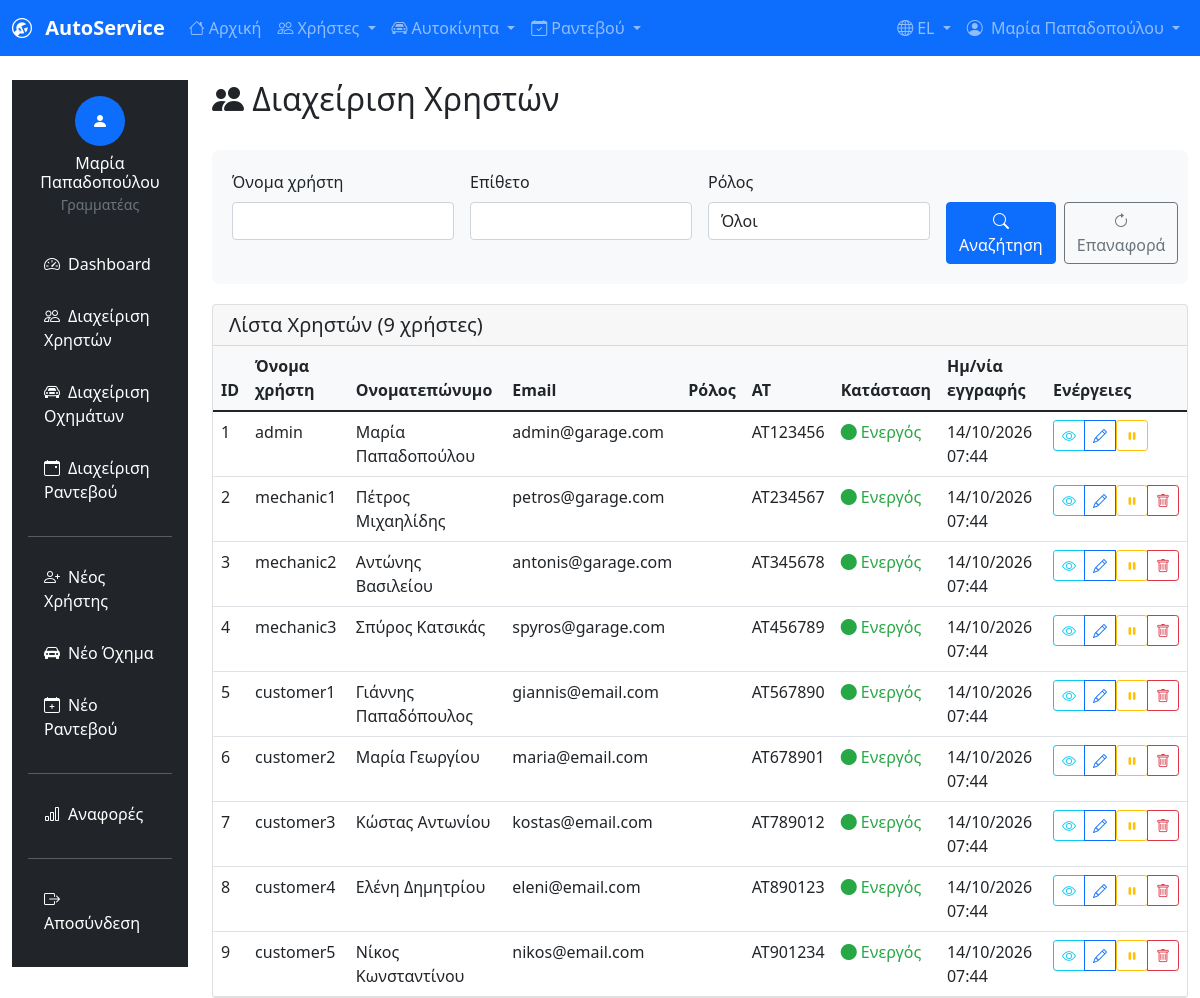
The app's page /users/user_management.php with its own data.
### tables this page shows
CREATE TABLE users (
    id INT PRIMARY KEY AUTO_INCREMENT,
    username VARCHAR(50) UNIQUE NOT NULL,
    email VARCHAR(100) UNIQUE NOT NULL,
    password VARCHAR(255) NOT NULL,
    first_name VARCHAR(50) NOT NULL,
    last_name VARCHAR(50) NOT NULL,
    id_number VARCHAR(20) UNIQUE NOT NULL COMMENT 'Αριθμός Ταυτότητας (ΑΤ)',
    role ENUM('customer', 'secretary', 'mechanic') NOT NULL,
    phone VARCHAR(15),
    is_active BOOLEAN DEFAULT FALSE COMMENT 'Λογαριασμός ανενεργός μέχρι ενεργοποίησης από γραμματέα',
    created_at TIMESTAMP DEFAULT CURRENT_TIMESTAMP,
    updated_at TIMESTAMP DEFAULT CURRENT_TIMESTAMP ON UPDATE CURRENT_TIMESTAMP,
    INDEX idx_username (username),
    INDEX idx_email (email),
    INDEX idx_role (role),
    INDEX idx_id_number (id_number)
);

### users/user_management.php (the view, shortened to what this page needs)
<?php
require_once '../config/database.php';
$search_username = $_GET['search_username'] ?? '';
$search_lastname = $_GET['search_lastname'] ?? '';
$where_conditions = [];
$params = [];
$where_clause = !empty($where_conditions) ? 'WHERE ' . implode(' AND ', $where_conditions) : '';
$query = "
    SELECT u.*,
           CASE
               WHEN u.role = 'customer' THEN CONCAT(u.first_name, ' ', u.last_name, ' (Πελάτης)')
               WHEN u.role = 'mechanic' THEN CONCAT(u.first_name, ' ', u.last_name, ' (Μηχανικός)')
               WHEN u.role = 'secretary' THEN CONCAT(u.first_name, ' ', u.last_name, ' (Γραμματέας)')
           END as display_name
    FROM users u
    {$where_clause}
    ORDER BY u.created_at DESC
";
$stmt = $pdo->prepare($query);
$stmt->execute($params);
$users = $stmt->fetchAll();
?>
<!DOCTYPE html>
<html lang="el">
<head>
    <link href="https://cdn.jsdelivr.net/npm/bootstrap@5.1.3/dist/css/bootstrap.min.css" rel="stylesheet">
    <link href="https://cdn.jsdelivr.net/npm/bootstrap-icons@1.8.1/font/bootstrap-icons.css" rel="stylesheet">
</head>
<body>
    <?php include '../includes/navbar.php'; ?>
    <div class="container-fluid mt-4">
        <div class="row">
            <div class="col-md-2">
                <?php include '../includes/sidebar.php'; ?>
            </div>
            <div class="col-md-10">
                <div class="d-flex justify-content-between align-items-center mb-4">
                    <h2><i class="bi bi-people-fill"></i> Διαχείριση Χρηστών</h2>
                </div>
                <form method="GET" class="search-form">
                    <div class="row g-3">
                        <div class="col-md-3">
                            <label for="search_username" class="form-label">Όνομα χρήστη</label>
                            <input type="text" class="form-control" id="search_username" name="search_username"
                                   value="<?php echo htmlspecialchars($search_username); ?>">
                        </div>
                        <div class="col-md-3">
                            <label for="search_lastname" class="form-label">Επίθετο</label>
                            <input type="text" class="form-control" id="search_lastname" name="search_lastname"
                                   value="<?php echo htmlspecialchars($search_lastname); ?>">
                        </div>
                        <div class="col-md-3">
                            <label for="role_filter" class="form-label">Ρόλος</label>
                            <select class="form-control" id="role_filter" name="role_filter">
                                <option value="">Όλοι</option>
                            </select>
                        </div>
                        <div class="col-md-3">
                            <label class="form-label">&nbsp;</label>
                            <div class="d-flex gap-2">
                                <button type="submit" class="btn btn-primary">
                                    <i class="bi bi-search"></i> Αναζήτηση
                                </button>
                                <a href="user_management.php" class="btn btn-outline-secondary">
                                    <i class="bi bi-arrow-clockwise"></i> Επαναφορά
                                </a>
                            </div>
                        </div>
                    </div>
                </form>
                <div class="card">
                    <div class="card-header">
                        <h5 class="card-title mb-0">Λίστα Χρηστών (<?php echo count($users); ?> χρήστες)</h5>
                    </div>
                    <div class="card-body p-0">
                        <?php if (empty($users)): ?>
                            <div class="text-center py-5">
                                <i class="bi bi-people" style="font-size: 3rem; color: #ccc;"></i>
                                <p class="mt-3 text-muted">Δεν βρέθηκαν χρήστες με τα κριτήρια αναζήτησης.</p>
                            </div>
                        <?php else: ?>
                            <div class="table-responsive">
                                <table class="table table-hover mb-0">
                                    <thead>
                                        <tr>
                                            <th>ID</th>
                                            <th>Όνομα χρήστη</th>
                                            <th>Ονοματεπώνυμο</th>
                                            <th>Email</th>
                                            <th>Ρόλος</th>
                                            <th>ΑΤ</th>
                                            <th>Κατάσταση</th>
                                            <th>Ημ/νία εγγραφής</th>
                                            <th>Ενέργειες</th>
                                        </tr>
                                    </thead>
                                    <tbody>
                                        <?php foreach ($users as $user): ?>
                                            <tr>
                                                <td><?php echo $user['id']; ?></td>
                                                <td><?php echo htmlspecialchars($user['username']); ?></td>
                                                <td><?php echo htmlspecialchars($user['first_name'] . ' ' . $user['last_name']); ?></td>
                                                <td><?php echo htmlspecialchars($user['email']); ?></td>
                                                <td>
                                                </td>
                                                <td><?php echo htmlspecialchars($user['id_number'] ?? ''); ?></td>
                                                <td>
                                                    <span class="<?php echo $user['is_active'] ? 'status-active' : 'status-inactive'; ?>">
                                                        <i class="bi bi-circle-fill"></i>
                                                        <?php echo $user['is_active'] ? 'Ενεργός' : 'Ανενεργός'; ?>
                                                    </span>
                                                </td>
                                                <td><?php echo date('d/m/Y H:i', strtotime($user['created_at'])); ?></td>
                                                <td>
                                                    <div class="btn-group" role="group">
                                                        <button class="btn btn-sm btn-outline-info"
                                                                onclick="viewUser(<?php echo $user['id']; ?>)"
                                                                title="Προβολή">
                                                            <i class="bi bi-eye"></i>
                                                        </button>
                                                        <button class="btn btn-sm btn-outline-primary"
                                                                onclick="editUser(<?php echo $user['id']; ?>)"
                                                                title="Επεξεργασία">
                                                            <i class="bi bi-pencil"></i>
                                                        </button>
                                                        <form method="POST" style="display: inline;">
                                                            <button type="submit"
                                                                    class="btn btn-sm <?php echo $user['is_active'] ? 'btn-outline-warning' : 'btn-outline-success'; ?>"
                                                                    title="<?php echo $user['is_active'] ? 'Απενεργοποίηση' : 'Ενεργοποίηση'; ?>">
                                                                <i class="bi <?php echo $user['is_active'] ? 'bi-pause-fill' : 'bi-play-fill'; ?>"></i>
                                                            </button>
                                                        </form>
                                                        <?php if ($user['role'] !== 'secretary'): ?>
                                                            <button class="btn btn-sm btn-outline-danger"
                                                                    onclick="deleteUser(<?php echo $user['id']; ?>, '<?php echo htmlspecialchars($user['first_name'] . ' ' . $user['last_name']); ?>')"
                                                                    title="Διαγραφή">
                                                                <i class="bi bi-trash"></i>
                                                            </button>
                                                        <?php endif; ?>
                                                    </div>
                                                </td>
                                            </tr>
                                        <?php endforeach; ?>
                                    </tbody>
                                </table>
                            </div>
                        <?php endif; ?>
                    </div>
                </div>
            </div>
        </div>
    </div>
</body>
</html>

### users/user_management.php (style rules this page uses)
.status-active { color: #28a745; }
.table th { background-color: #f8f9fa; }
.search-form { background-color: #f8f9fa; padding: 20px; border-radius: 8px; margin-bottom: 20px; }

### records on screen
users: id "1", username "admin", first_name+last_name "Μαρία Παπαδοπούλου", email "admin@garage.com", id_number "ΑΤ123456", is_active "Ενεργός", created_at "14/10/2026 07:44"
users: id "2", username "mechanic1", first_name+last_name "Πέτρος Μιχαηλίδης", email "petros@garage.com", id_number "ΑΤ234567", is_active "Ενεργός", created_at "14/10/2026 07:44"
users: id "3", username "mechanic2", first_name+last_name "Αντώνης Βασιλείου", email "antonis@garage.com", id_number "ΑΤ345678", is_active "Ενεργός", created_at "14/10/2026 07:44"
users: id "4", username "mechanic3", first_name+last_name "Σπύρος Κατσικάς", email "spyros@garage.com", id_number "ΑΤ456789", is_active "Ενεργός", created_at "14/10/2026 07:44"
users: id "5", username "customer1", first_name+last_name "Γιάννης Παπαδόπουλος", email "giannis@email.com", id_number "ΑΤ567890", is_active "Ενεργός", created_at "14/10/2026 07:44"
users: id "6", username "customer2", first_name+last_name "Μαρία Γεωργίου", email "maria@email.com", id_number "ΑΤ678901", is_active "Ενεργός", created_at "14/10/2026 07:44"
users: id "7", username "customer3", first_name+last_name "Κώστας Αντωνίου", email "kostas@email.com", id_number "ΑΤ789012", is_active "Ενεργός", created_at "14/10/2026 07:44"
users: id "8", username "customer4", first_name+last_name "Ελένη Δημητρίου", email "eleni@email.com", id_number "ΑΤ890123", is_active "Ενεργός", created_at "14/10/2026 07:44"
users: id "9", username "customer5", first_name+last_name "Νίκος Κωνσταντίνου", email "nikos@email.com", id_number "ΑΤ901234", is_active "Ενεργός", created_at "14/10/2026 07:44"

### other values on screen
$user_name "Μαρία Παπαδοπούλου"
$user_full_name "Μαρία Παπαδοπούλου"
$role_labels[$user_role] "Γραμματέας"
count($users) "9"
